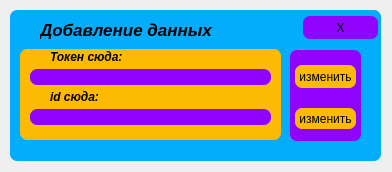
<?xml version="1.0" encoding="UTF-8"?>
<ui version="4.0">
 <class>Form</class>
 <widget class="QWidget" name="Form">
  <property name="geometry">
   <rect>
    <x>0</x>
    <y>0</y>
    <width>392</width>
    <height>172</height>
   </rect>
  </property>
  <property name="windowTitle">
   <string>Form</string>
  </property>
  <widget class="QFrame" name="frame">
   <property name="enabled">
    <bool>true</bool>
   </property>
   <property name="geometry">
    <rect>
     <x>10</x>
     <y>10</y>
     <width>371</width>
     <height>151</height>
    </rect>
   </property>
   <property name="styleSheet">
    <string notr="true">background-color:#03adfc;
border: solid #03fca1;
border-radius:7px;</string>
   </property>
   <property name="frameShape">
    <enum>QFrame::StyledPanel</enum>
   </property>
   <property name="frameShadow">
    <enum>QFrame::Raised</enum>
   </property>
   <widget class="QFrame" name="change_frame">
    <property name="geometry">
     <rect>
      <x>280</x>
      <y>40</y>
      <width>71</width>
      <height>91</height>
     </rect>
    </property>
    <property name="styleSheet">
     <string notr="true">background:#9003fc;
border-radius:7px;</string>
    </property>
    <property name="frameShape">
     <enum>QFrame::StyledPanel</enum>
    </property>
    <property name="frameShadow">
     <enum>QFrame::Raised</enum>
    </property>
    <widget class="QPushButton" name="change">
     <property name="geometry">
      <rect>
       <x>5</x>
       <y>15</y>
       <width>61</width>
       <height>23</height>
      </rect>
     </property>
     <property name="styleSheet">
      <string notr="true">background:#fcba03;</string>
     </property>
     <property name="text">
      <string>изменить</string>
     </property>
    </widget>
    <widget class="QPushButton" name="change_2">
     <property name="geometry">
      <rect>
       <x>5</x>
       <y>58</y>
       <width>61</width>
       <height>21</height>
      </rect>
     </property>
     <property name="styleSheet">
      <string notr="true">background:#fcba03;</string>
     </property>
     <property name="text">
      <string>изменить</string>
     </property>
    </widget>
   </widget>
   <widget class="QFrame" name="ed_frame">
    <property name="enabled">
     <bool>true</bool>
    </property>
    <property name="geometry">
     <rect>
      <x>10</x>
      <y>39</y>
      <width>261</width>
      <height>91</height>
     </rect>
    </property>
    <property name="styleSheet">
     <string notr="true">background:#fcba03;
border-radius:7px;

</string>
    </property>
    <property name="frameShape">
     <enum>QFrame::StyledPanel</enum>
    </property>
    <property name="frameShadow">
     <enum>QFrame::Raised</enum>
    </property>
    <widget class="QLineEdit" name="ed">
     <property name="geometry">
      <rect>
       <x>10</x>
       <y>20</y>
       <width>241</width>
       <height>16</height>
      </rect>
     </property>
     <property name="styleSheet">
      <string notr="true">background:#e6ebf2;</string>
     </property>
    </widget>
    <widget class="QLineEdit" name="ed_2">
     <property name="geometry">
      <rect>
       <x>10</x>
       <y>60</y>
       <width>241</width>
       <height>16</height>
      </rect>
     </property>
     <property name="styleSheet">
      <string notr="true">background:#e6ebf2;</string>
     </property>
    </widget>
    <widget class="QLabel" name="lab">
     <property name="geometry">
      <rect>
       <x>10</x>
       <y>20</y>
       <width>241</width>
       <height>16</height>
      </rect>
     </property>
     <property name="styleSheet">
      <string notr="true">background:#9003fc;</string>
     </property>
     <property name="text">
      <string/>
     </property>
    </widget>
    <widget class="QLabel" name="lab_2">
     <property name="geometry">
      <rect>
       <x>10</x>
       <y>60</y>
       <width>241</width>
       <height>16</height>
      </rect>
     </property>
     <property name="styleSheet">
      <string notr="true">background:#9003fc;</string>
     </property>
     <property name="text">
      <string/>
     </property>
    </widget>
    <widget class="QLabel" name="label">
     <property name="geometry">
      <rect>
       <x>30</x>
       <y>0</y>
       <width>91</width>
       <height>16</height>
      </rect>
     </property>
     <property name="styleSheet">
      <string notr="true">font-size:9pt;

font-weight:bold;
font-style:italic;</string>
     </property>
     <property name="text">
      <string>Токен сюда:</string>
     </property>
    </widget>
    <widget class="QLabel" name="label_2">
     <property name="geometry">
      <rect>
       <x>30</x>
       <y>40</y>
       <width>71</width>
       <height>16</height>
      </rect>
     </property>
     <property name="styleSheet">
      <string notr="true">font-size:9pt;

font-weight:bold;
font-style:italic;</string>
     </property>
     <property name="text">
      <string>id сюда:</string>
     </property>
    </widget>
   </widget>
   <widget class="QPushButton" name="close">
    <property name="geometry">
     <rect>
      <x>293</x>
      <y>6</y>
      <width>75</width>
      <height>23</height>
     </rect>
    </property>
    <property name="styleSheet">
     <string notr="true">background:#9003fc;
border-radius:7px;</string>
    </property>
    <property name="text">
     <string>X</string>
    </property>
   </widget>
   <widget class="QLabel" name="text">
    <property name="geometry">
     <rect>
      <x>30</x>
      <y>10</y>
      <width>221</width>
      <height>20</height>
     </rect>
    </property>
    <property name="styleSheet">
     <string notr="true">font-size:13pt;

font-weight:bold;
font-style:italic;</string>
    </property>
    <property name="text">
     <string>Добавление данных</string>
    </property>
   </widget>
  </widget>
 </widget>
 <resources/>
 <connections/>
</ui>
